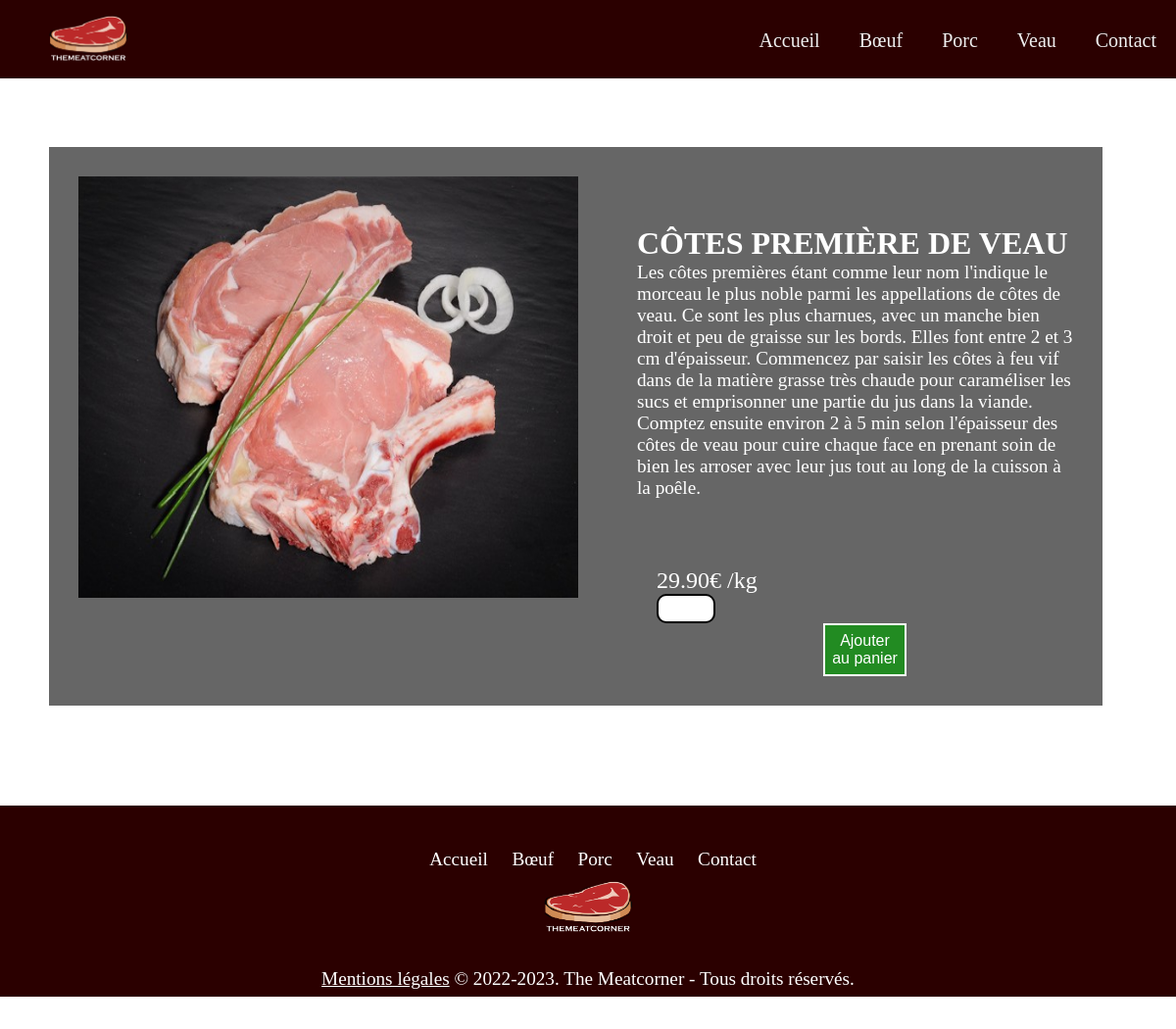
/pageveau/pagesviandesveau/cotespremieresdeveau.php, run on the app's committed database.
### tables this page shows
create table Viande (
	id int auto_increment       not null,
	nom varchar (30)            not null,
	descriptionv text           not null,
	prix decimal(4,2)           not null,
	photo varchar(100)          not null,
	idAnimal int                not null,
	Foreign key (idAnimal) references Animal (id),
	PRIMARY KEY (id)
);

### pageveau/pagesviandesveau/cotespremieresdeveau.php (the view)
<html>
<?php include '../../include/header.php'; ?>
<head>
    <link rel="stylesheet" href="../../style.css">
</head>
<body>
<div class="flex1">
    <div>
        <?php
        $bdd = new PDO('mysql:host=localhost;dbname=tmc;charset=utf8', 'root', '');
        $req = $bdd->query('SELECT * FROM viande where id = 33');
        while ($donnees = $req->fetch()) {
            echo('<img class="imgid1" src="../../pageveau/img/viandesveau/' . $donnees['photo'] . '">');
        }
        ?>
    </div>
    <div class="divgauche">
        <?php
        $bdd = new PDO('mysql:host=localhost;dbname=tmc;charset=utf8', 'root', '');
        $req = $bdd->query('SELECT * FROM viande where id = 33');
        while ($donnees = $req->fetch()) {
            echo('<a class="nomviande1"</a>' . $donnees['nom'] ."<br>" . '<a class="descriptionviande"</a>' . $donnees['descriptionv'] . "<br>" .
                '<p class="prixviande"</p>' . $donnees['prix'] .  "€ /kg" . "<br>" .
                '<input type="number" class="inputnombre" id="tentacles" min="1" max="100">' .
                '<button class="boutonpanier1">Ajouter au panier</button>');
        }
        ?>
    </div>
</div>
</body>
<?php include '../../include/footer.php'; ?>
</html>

### style.css (style rules this page uses)
body { font-family: Gabriola; font-size: 25px; color: white; background-image: url("img/fondtmc.jpg"); background-repeat: no-repeat; background-attachment: fixed; margin: 0; width: 100%; display: block; background-size: cover; }
* { padding: 0; margin: 0; box-sizing: border-box; }
.boutonpanier1 { width: 20%; padding: 7px; background-color: forestgreen; color: white; border: 2px solid white; font-size: 1rem; cursor: pointer; display: block; margin: auto; }
.imgid1 { height:490px; width:570px; padding: 30px; }
.flex1 { display: flex; margin: 70px 75px 75px 50px; background: rgba(0, 0, 0, 0.6); }
.divgauche { padding: 30px; margin-top: 50px; }
.descriptionviande { font-size: 1.2rem; color: white; font-family: "Arial Nova Light"; }
.nomviande1 { font-size: 2rem; font-weight: bold; color: white; text-transform: uppercase; }
.prixviande { padding-left: 20px; padding-top: 20px; margin-top: 50px; font-family: "Arial Nova Light"; font-size: 1.5rem; }
.inputnombre { width: 60px; height: 30px; border: 2px solid black; border-radius: 10px; padding-left: 10px; }
.footer ul a { color:inherit; text-decoration:none; padding: 0 10px; font-size: 1.2rem; }

### data on the page
viande: photo (picture), nom "CÔTES PREMIÈRE DE VEAU", descriptionv "Les côtes premières étant comme leur nom l'indique le morceau le plus noble parmi les appellations de côtes de veau. Ce sont les plus charnues, avec un manche bien droit et peu de graisse sur les bords. Elles font entre 2 et 3 cm d'épaisseur. Commencez par saisir les côtes à feu vif dans de la matière grasse très chaude pour caraméliser les sucs et emprisonner une partie du jus dans la viande. Comptez ensuite environ 2 à 5 min selon l'épaisseur des côtes de veau pour cuire chaque face en prenant soin de bien les arroser avec leur jus tout au long de la cuisson à la poêle.", prix "29.90"
